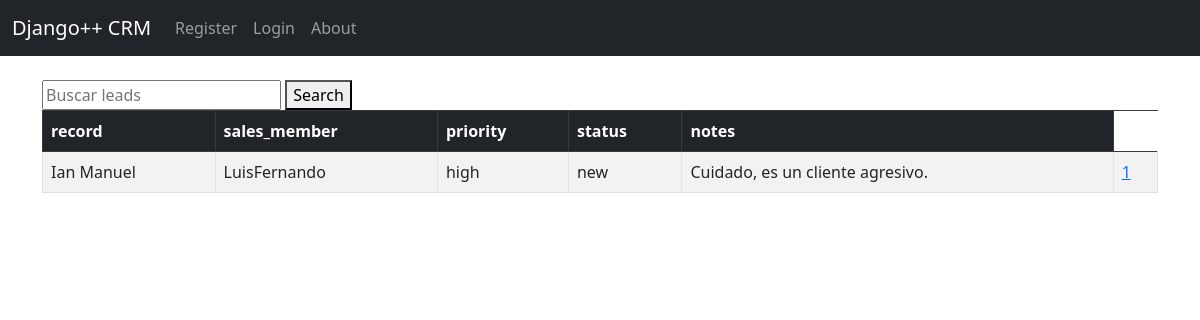
Screenshot of /leads/ with the database file from the repository.
### core/models.py (models this page shows)
class Lead(models.Model):
    LOW = "low"
    MEDIUM = "medium"
    HIGH = "high"
    CHOICES_PRIORITY = (
        (LOW, "Low"),
        (MEDIUM, "Medium"),
        (HIGH, "High"),
    )
    NEW = "new"
    CONTACTED = "contacted"
    WON = "won"
    LOST = "lost"
    CHOICES_STATUS = (
        (NEW, "New"),
        (CONTACTED, "Contacted"),
        (WON, "Won"),
        (LOST, "Lost"),
    )
    record = models.ForeignKey(Record, on_delete=models.CASCADE)
    sales_member = models.ForeignKey(SalesMember, on_delete=models.CASCADE, blank=True, null=True)
    priority = models.CharField(max_length=10, choices=CHOICES_PRIORITY, default=MEDIUM)
    status = models.CharField(max_length=10, choices=CHOICES_STATUS, default=NEW)
    notes = models.TextField(blank=True, null=True)

class Record(models.Model):
    created_at = models.DateTimeField(auto_now_add=True)
    first_name = models.CharField(max_length=50)
    last_name = models.CharField(max_length=50)
    email = models.CharField(max_length=100)
    phone = models.CharField(max_length=15)
    address = models.CharField(max_length=100)
    city = models.CharField(max_length=50)
    state = models.CharField(max_length=50)
    zipcode = models.CharField(max_length=20)
    def __str__(self):
        return f"{self.first_name} {self.last_name}"

class SalesMember(models.Model):
    nombre = models.CharField(max_length=30, verbose_name="Nombre", default="Nombre", unique=True)
    email = models.EmailField(unique=True, verbose_name="Correo Electrónico", default="example@sales.com")
    profile_picture = models.ImageField(upload_to="profile_pictures", default="profile_pictures/default.jpg")
    def __str__(self):
        return self.nombre

### core/views.py (the view)
# urls.py: path("leads/", views.leads, name="leads"),
def leads(request):
    query = request.GET.get("q")
    if query:
        leads = Lead.objects.filter(priority__icontains=query)
    else:
        leads = Lead.objects.all()
    return render(request, "leads.html", {"leads": leads})

### core/templates/leads.html
{% extends 'base.html' %}
{% block content %}
<form method="get" action="{% url 'leads' %}">
  <input type="text" name="q" placeholder="Buscar leads" value="{{request.GET.q }}">
  <button type="submit">Search</button>
</form>
<table class="table table-striped table-hover table-bordered">
  <thead class="table-dark">
    <tr>
      <th scope="col">record</th>
      <th scope="col">sales_member</th>
      <th scope="col">priority</th>
      <th scope="col">status</th>
      <th scope="col">notes</th>
    </tr>
  </thead>
  <tbody>
{% if leads %}
	{% for lead in leads %}
		<tr>
			<td>{{ lead.record }}</td>
			<td>{{ lead.sales_member }}</td>
			<td>{{ lead.priority }}</td>
			<td>{{ lead.status }}</td>
			<td>{{ lead.notes }}</td>
			<td><a href="{% url 'record' lead.record.id %}">{{ lead.record.id }}</a></td>
		</tr>
	{% endfor %}
{% endif %}
{% endblock %}

### rows the page displays
Lead: record "Ian Manuel", sales_member "LuisFernando", priority "high", status "new", notes "Cuidado, es un cliente agresivo.", record.id "1"
